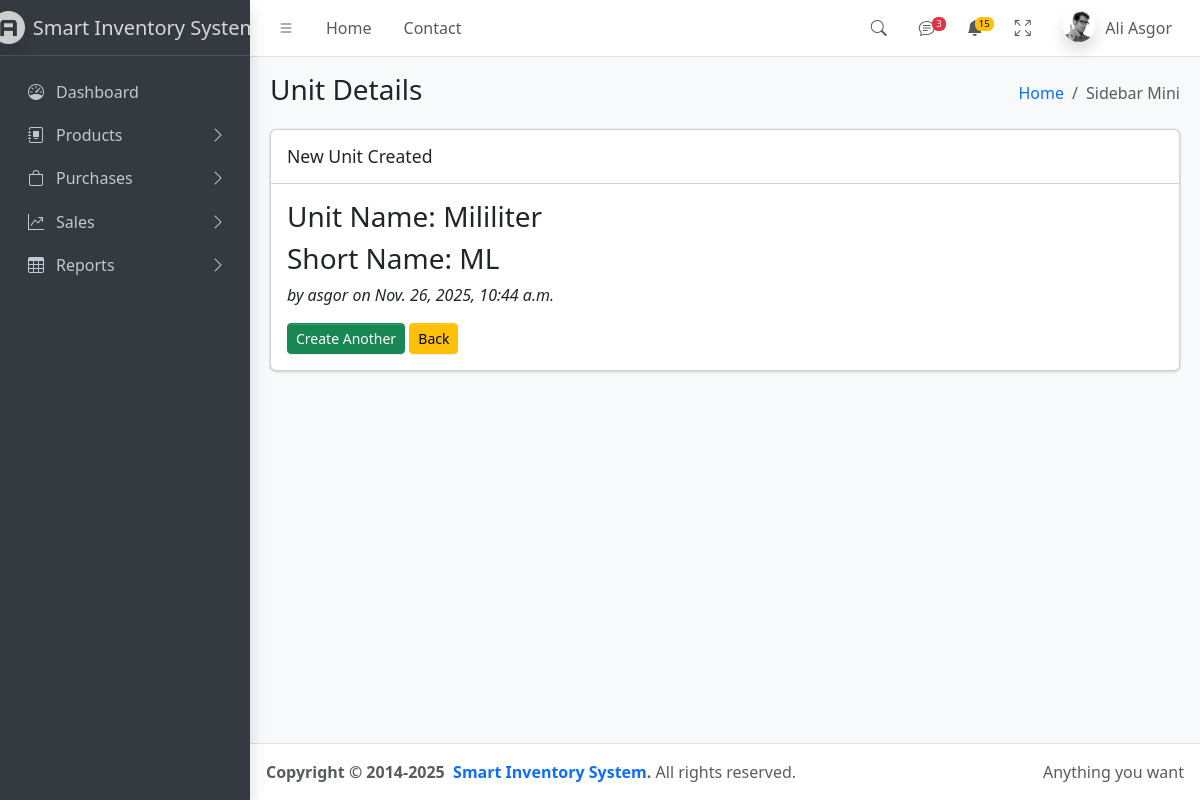
The page /products/unit/2/ on the database its author committed.
### products/models.py (models this page shows, shortened)
class Unit(models.Model):
    unit_name = models.CharField(max_length=100)
    unit_short_name = models.CharField(max_length=100)
    created_at = models.DateTimeField(auto_now_add=True)
    created_by = models.ForeignKey(User, on_delete=models.CASCADE)

### accounts/models.py (models this page shows, shortened)
class User(AbstractUser):
    ROLE_CHOICES = (
        ('admin', 'Admin'),
        ('manager', 'Manager'),
        ('user', 'User'),
    )
    role = models.CharField(choices=ROLE_CHOICES, max_length=20, default='user')

### products/views.py (the view)
# urls.py: path("unit/<int:pk>/", views.unit_detail, name="unit_detail"),
def unit_detail(request, pk):
    unit = get_object_or_404(Unit, pk=pk)
    return render(request, "products/unit/unit_view.html", {"unit": unit})

### products/templates/products/unit/unit_view.html (shortened to what this page needs)
{% extends 'core/base.html' %}
{% block pagehead %}Unit Details{% endblock %}
{% block content %}
            <div class="row">
              <div class="col-12">
                <div class="card">
                  <div class="card-header">
                      <h3 class="card-title">New Unit Created</h3>
                  </div>
                  <div class="card-body">
                    <h3>Unit Name: {{ unit.unit_name }}</h3>
                    <h3>Short Name: {{ unit.unit_short_name }}</h3>
                    <p><i>by {{ unit.created_by.username }} on {{ unit.created_at }}</i></p>
                      <a href="{% url 'create_unit' %}" class="btn btn-success btn-sm">Create Another</a>
                      <a href="{% url 'unit_list' %}" class="btn btn-warning btn-sm">Back</a>
                  </div>
                </div>
              </div>
            </div>
{% endblock %}

### rows shown on the page
Unit: unit_name "Mililiter", unit_short_name "ML", created_by.username "asgor", created_at "Nov. 26, 2025, 10:44 a.m."
